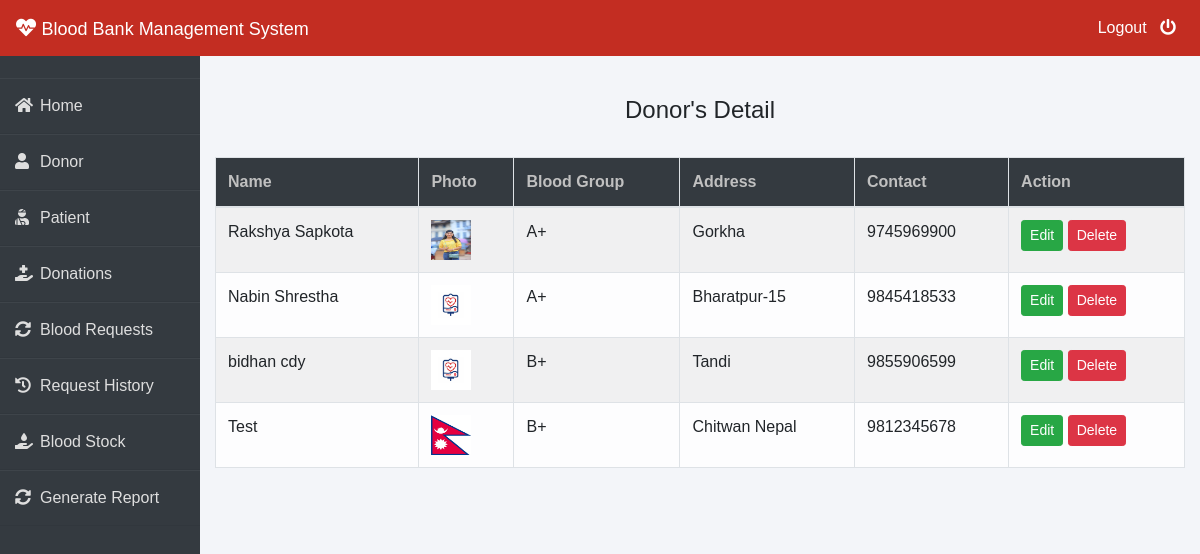
The app's page /admin-donor (signed in) with its own data.
### donor/models.py (models this page shows, shortened)
class Donor(models.Model):
    user=models.OneToOneField(User,on_delete=models.CASCADE)
    profile_pic= models.ImageField(upload_to='profile_pic/Donor/',null=True,blank=True)
    bloodgroup=models.CharField(max_length=10)
    address = models.CharField(max_length=40)
    mobile = models.CharField(max_length=20,null=False)
    @property
    def get_name(self):
        return self.user.first_name+" "+self.user.last_name

### blood/views.py (the view)
# urls.py: path('admin-donor', views.admin_donor_view,name='admin-donor'),
@login_required(login_url='adminlogin')
def admin_donor_view(request):
    donors=dmodels.Donor.objects.all()
    return render(request,'blood/admin_donor.html',{'donors':donors})

### templates/blood/admin_donor.html
{% extends 'blood/adminbase.html' %}
{% block content %}
{% load widget_tweaks %}
{%load static%}
<br><br>
<div class="container">
    <H4 class="text-center">Donor's Detail</H4><br>
    <table class="table table-light table-hover table-bordered table-striped">
        <thead class="bg-dark">
            <tr>
                <th scope="col" style="color: rgb(192, 192, 192);">Name</th>
                <th scope="col" style="color: rgb(192, 192, 192);">Photo</th>
                <th scope="col" style="color: rgb(192, 192, 192);">Blood Group</th>
                <th scope="col" style="color: rgb(192, 192, 192);">Address</th>
                <th scope="col" style="color: rgb(192, 192, 192);">Contact</th>
                <th style="color: rgb(192, 192, 192);">Action</th>
            </tr>
        </thead>
        <tbody>
            {% for t in donors %}
            <tr>
                <td> {{t.get_name}}</td>
                <td> <img src="{% static t.profile_pic.url %}" alt="Profile Pic" height="40px" width="40px" /></td>
                <td>{{t.bloodgroup}}</td>
                <td>{{t.address}}</td>
                <td>{{t.mobile}}</td>
                <td>
                    <button class="btn btn-success btn-sm"><a  style="text-decoration: none;color: white;" href="{% url 'update-donor' t.id  %}">Edit</a> </button>
                    <button class="btn btn-danger btn-sm"><a  style="text-decoration: none;color: white;" href="{% url 'delete-donor' t.id  %}">Delete</a> </button>
                </td>
            </tr>
            {% endfor %}
        </tbody>
    </table>
</div>
{% endblock content %}

### templates/blood/adminbase.html (style rules this page uses)
* { margin: 0; padding: 0; box-sizing: border-box; list-style: none; text-decoration: none; font-family: 'Josefin Sans', sans-serif; }
body { background-color: #f3f5f9; }

### records on screen
Donor: get_name "Rakshya Sapkota", profile_pic (picture), bloodgroup "A+", address "Gorkha", mobile "9745969900"
Donor: get_name "Nabin Shrestha", profile_pic (picture), bloodgroup "A+", address "Bharatpur-15", mobile "9845418533"
Donor: get_name "bidhan cdy", profile_pic (picture), bloodgroup "B+", address "Tandi", mobile "9855906599"
Donor: get_name "Test", profile_pic (picture), bloodgroup "B+", address "Chitwan Nepal", mobile "9812345678"
